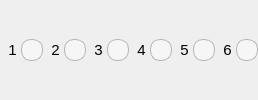
          <widget class="QWidget" name="widget_5" native="true">
           <property name="sizePolicy">
            <sizepolicy hsizetype="Preferred" vsizetype="Fixed">
             <horstretch>0</horstretch>
             <verstretch>0</verstretch>
            </sizepolicy>
           </property>
           <property name="minimumSize">
            <size>
             <width>0</width>
             <height>0</height>
            </size>
           </property>
           <property name="styleSheet">
            <string notr="true">color: rgb(0, 0, 0);</string>
           </property>
           <layout class="QGridLayout" name="gridLayout_13">
            <property name="leftMargin">
             <number>0</number>
            </property>
            <property name="topMargin">
             <number>0</number>
            </property>
            <property name="rightMargin">
             <number>0</number>
            </property>
            <property name="bottomMargin">
             <number>0</number>
            </property>
            <property name="horizontalSpacing">
             <number>0</number>
            </property>
            <property name="verticalSpacing">
             <number>2</number>
            </property>
            <item row="1" column="5">
             <widget class="QLabel" name="labelCoarseLocCamera3">
              <property name="styleSheet">
               <string notr="true">background-color: rgb(246, 246, 246);
border-width: 1px;
border-radius: 3px;
border-style:solid;
border-color: #b4b4b4;

min-width:  20px;
max-width:  20px;
min-height: 20px;
max-height: 20px;
border-radius: 10px;</string>
              </property>
              <property name="text">
               <string/>
              </property>
             </widget>
            </item>
            <item row="1" column="9">
             <widget class="QLabel" name="labelCoarseLocCamera5">
              <property name="styleSheet">
               <string notr="true">background-color: rgb(246, 246, 246);
border-width: 1px;
border-radius: 3px;
border-style:solid;
border-color: #b4b4b4;

min-width:  20px;
max-width:  20px;
min-height: 20px;
max-height: 20px;
border-radius: 10px;</string>
              </property>
              <property name="text">
               <string/>
              </property>
             </widget>
            </item>
            <item row="1" column="11">
             <widget class="QLabel" name="labelCoarseLocCamera6">
              <property name="styleSheet">
               <string notr="true">background-color: rgb(246, 246, 246);
border-width: 1px;
border-radius: 3px;
border-style:solid;
border-color: #b4b4b4;

min-width:  20px;
max-width:  20px;
min-height: 20px;
max-height: 20px;
border-radius: 10px;</string>
              </property>
              <property name="text">
               <string/>
              </property>
             </widget>
            </item>
            <item row="1" column="2">
             <widget class="QLabel" name="label_24">
              <property name="sizePolicy">
               <sizepolicy hsizetype="Expanding" vsizetype="Fixed">
                <horstretch>0</horstretch>
                <verstretch>0</verstretch>
               </sizepolicy>
              </property>
              <property name="font">
               <font>
                <pointsize>11</pointsize>
               </font>
              </property>
              <property name="text">
               <string>  2 </string>
              </property>
              <property name="alignment">
               <set>Qt::AlignCenter</set>
              </property>
             </widget>
            </item>
            <item row="1" column="6">
             <widget class="QLabel" name="label_34">
              <property name="sizePolicy">
               <sizepolicy hsizetype="Expanding" vsizetype="Fixed">
                <horstretch>0</horstretch>
                <verstretch>0</verstretch>
               </sizepolicy>
              </property>
              <property name="font">
               <font>
                <pointsize>11</pointsize>
               </font>
              </property>
              <property name="text">
               <string>  4 </string>
              </property>
              <property name="alignment">
               <set>Qt::AlignCenter</set>
              </property>
             </widget>
            </item>
            <item row="1" column="8">
             <widget class="QLabel" name="label_35">
              <property name="sizePolicy">
               <sizepolicy hsizetype="Expanding" vsizetype="Fixed">
                <horstretch>0</horstretch>
                <verstretch>0</verstretch>
               </sizepolicy>
              </property>
              <property name="font">
               <font>
                <pointsize>11</pointsize>
               </font>
              </property>
              <property name="text">
               <string>  5 </string>
              </property>
              <property name="alignment">
               <set>Qt::AlignCenter</set>
              </property>
             </widget>
            </item>
            <item row="1" column="3">
             <widget class="QLabel" name="labelCoarseLocCamera2">
              <property name="styleSheet">
               <string notr="true">background-color: rgb(246, 246, 246);
border-width: 1px;
border-radius: 3px;
border-style:solid;
border-color: #b4b4b4;

min-width:  20px;
max-width:  20px;
min-height: 20px;
max-height: 20px;
border-radius: 10px;</string>
              </property>
              <property name="text">
               <string/>
              </property>
             </widget>
            </item>
            <item row="1" column="1">
             <widget class="QLabel" name="labelCoarseLocCamera1">
              <property name="styleSheet">
               <string notr="true">background-color: rgb(246, 246, 246);
border-width: 1px;
border-radius: 3px;
border-style:solid;
border-color: #b4b4b4;

min-width:  20px;
max-width:  20px;
min-height: 20px;
max-height: 20px;
border-radius: 10px;</string>
              </property>
              <property name="text">
               <string/>
              </property>
             </widget>
            </item>
            <item row="1" column="0">
             <widget class="QLabel" name="label_25">
              <property name="sizePolicy">
               <sizepolicy hsizetype="Expanding" vsizetype="Fixed">
                <horstretch>0</horstretch>
                <verstretch>0</verstretch>
               </sizepolicy>
              </property>
              <property name="font">
               <font>
                <pointsize>11</pointsize>
               </font>
              </property>
              <property name="layoutDirection">
               <enum>Qt::LeftToRight</enum>
              </property>
              <property name="text">
               <string>  1 </string>
              </property>
              <property name="alignment">
               <set>Qt::AlignCenter</set>
              </property>
             </widget>
            </item>
            <item row="1" column="10">
             <widget class="QLabel" name="label_36">
              <property name="sizePolicy">
               <sizepolicy hsizetype="Expanding" vsizetype="Fixed">
                <horstretch>0</horstretch>
                <verstretch>0</verstretch>
               </sizepolicy>
              </property>
              <property name="font">
               <font>
                <pointsize>11</pointsize>
               </font>
              </property>
              <property name="text">
               <string>  6 </string>
              </property>
              <property name="alignment">
               <set>Qt::AlignCenter</set>
              </property>
             </widget>
            </item>
            <item row="1" column="7">
             <widget class="QLabel" name="labelCoarseLocCamera4">
              <property name="styleSheet">
               <string notr="true">background-color: rgb(246, 246, 246);
border-width: 1px;
border-radius: 3px;
border-style:solid;
border-color: #b4b4b4;

min-width:  20px;
max-width:  20px;
min-height: 20px;
max-height: 20px;
border-radius: 10px;</string>
              </property>
              <property name="text">
               <string/>
              </property>
             </widget>
            </item>
            <item row="1" column="4">
             <widget class="QLabel" name="label_26">
              <property name="sizePolicy">
               <sizepolicy hsizetype="Expanding" vsizetype="Fixed">
                <horstretch>0</horstretch>
                <verstretch>0</verstretch>
               </sizepolicy>
              </property>
              <property name="font">
               <font>
                <pointsize>11</pointsize>
               </font>
              </property>
              <property name="text">
               <string>  3 </string>
              </property>
              <property name="alignment">
               <set>Qt::AlignCenter</set>
              </property>
             </widget>
            </item>
           </layout>
          </widget>
